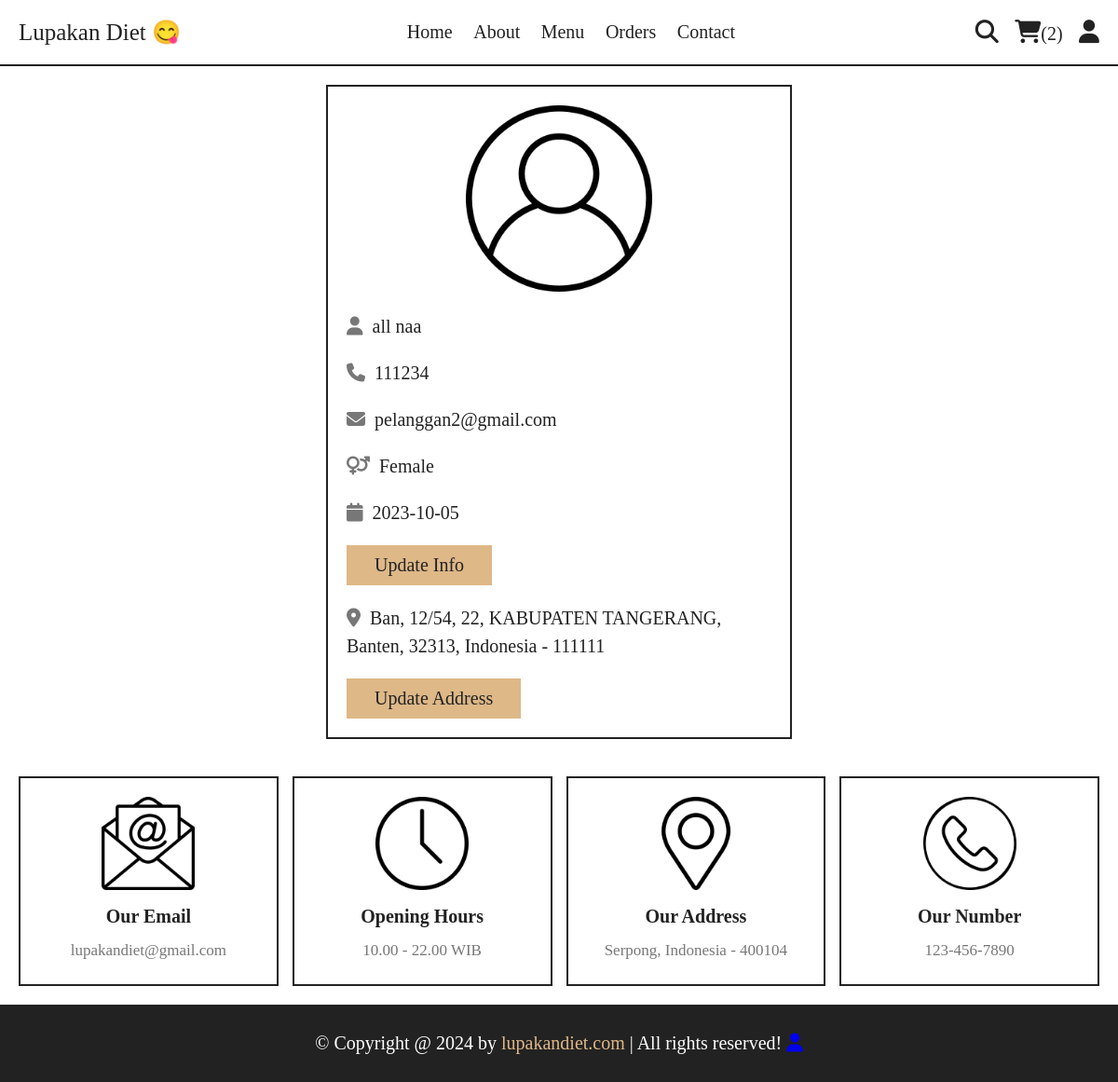
/profile.php (signed in), run on the app's committed database.
### tables this page shows
CREATE TABLE `users` (
  `id` int(100) NOT NULL,
  `first_name` varchar(20) NOT NULL,
  `last_name` varchar(20) NOT NULL,
  `gender` enum('Male','Female') NOT NULL,
  `date_of_birth` date NOT NULL DEFAULT '1970-01-01',
  `email` varchar(50) NOT NULL,
  `number` varchar(10) NOT NULL,
  `password` varchar(50) NOT NULL,
  `address` varchar(500) DEFAULT NULL
);

### profile.php (the view, shortened to what this page needs)
<?php
   include 'components/connect.php';
?>
<!DOCTYPE html>
<html lang="en">
   <head>
      <link rel="stylesheet" href="https://cdnjs.cloudflare.com/ajax/libs/font-awesome/6.1.1/css/all.min.css">
      <link rel="stylesheet" href="css/style.css">
   </head>
   <body>
   <?php include 'components/user_header.php'; ?>
   <section class="user-details">
      <div class="user">
         <img src="images/user-icon.png" alt="">
         <p><i class="fas fa-user"></i><span><span><?= $fetch_profile['first_name']; ?><?php echo ' '; ?><?= $fetch_profile['last_name']; ?></span></span></p>
         <p><i class="fas fa-phone"></i><span><?= $fetch_profile['number']; ?></span></p>
         <p><i class="fas fa-envelope"></i><span><?= $fetch_profile['email']; ?></span></p>
         <p><i class="fas fa-venus-mars"></i><span><?= $fetch_profile['gender']; ?></span></p>
         <p><i class="fas fa-calendar"></i><span><?= $fetch_profile['date_of_birth']; ?></span></p>
         <a href="update_profile.php" class="btn">update info</a>
         <p class="address"><i class="fas fa-map-marker-alt"></i><span><?php if($fetch_profile['address'] == ''){echo 'Please enter your address';}else{echo $fetch_profile['address'];} ?></span></p>
         <a href="update_address.php" class="btn">update address</a>
      </div>
   </section>
   <?php include 'components/footer.php'; ?>
   </body>
</html>

### css/style.css (style rules this page uses)
:root { --yellow: #DEB887; --red: #9b9b5e; --white:#fff; --black:#222; --light-color:#777; --border:.2rem solid var(--black); }
* { font-family: Candara; margin:0; padding:0; box-sizing: border-box; outline: none; border: none; text-decoration: none; }
html { font-size: 62.5%; overflow-x: hidden; scroll-behavior: smooth; stop-opacity: 7rem; }
section { margin:0 auto; max-width: 1200px; padding:2rem; }
.btn, .delete-btn { margin-top: 1rem; display: inline-block; font-size: 2rem; padding:1rem 3rem; cursor: pointer; text-transform: capitalize; transition: .2s linear; }
.btn { background-color: var(--yellow); color:var(--black); }
.user-details .user { max-width: 50rem; margin:0 auto; border:var(--border); padding:2rem; }
.user-details .user img { width: 100%; height: 20rem; object-fit: contain; margin-bottom: 1rem; }
.user-details .user p { padding:1rem 0; line-height: 1.5; font-size: 2rem; }
.user-details .user p span { color:var(--black); }
.user-details .user p i { margin-right: 1rem; color:var(--light-color); }
.user-details .user .address { margin-top: 1rem; }

### data on the page
users: first_name "all", last_name "naa", number "111234", email "pelanggan2@gmail.com", gender "Female", date_of_birth "2023-10-05", address "Ban, 12/54, 22, KABUPATEN TANGERANG, Banten, 32313, Indonesia - 111111"

### other printed values
$total_cart_items "2"
